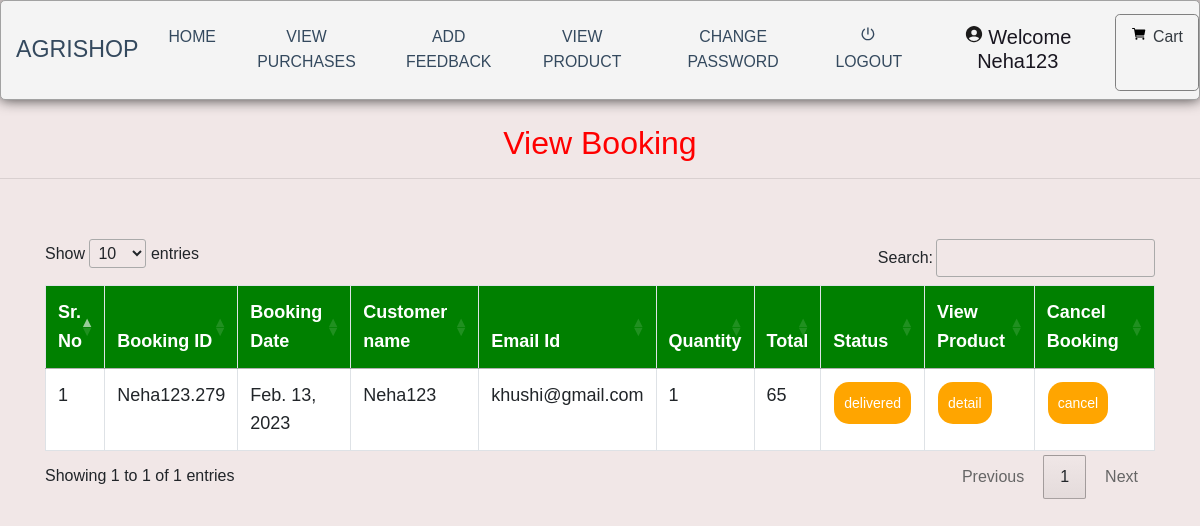
Page /admin_viewBooking (signed in) on the earlier database version.
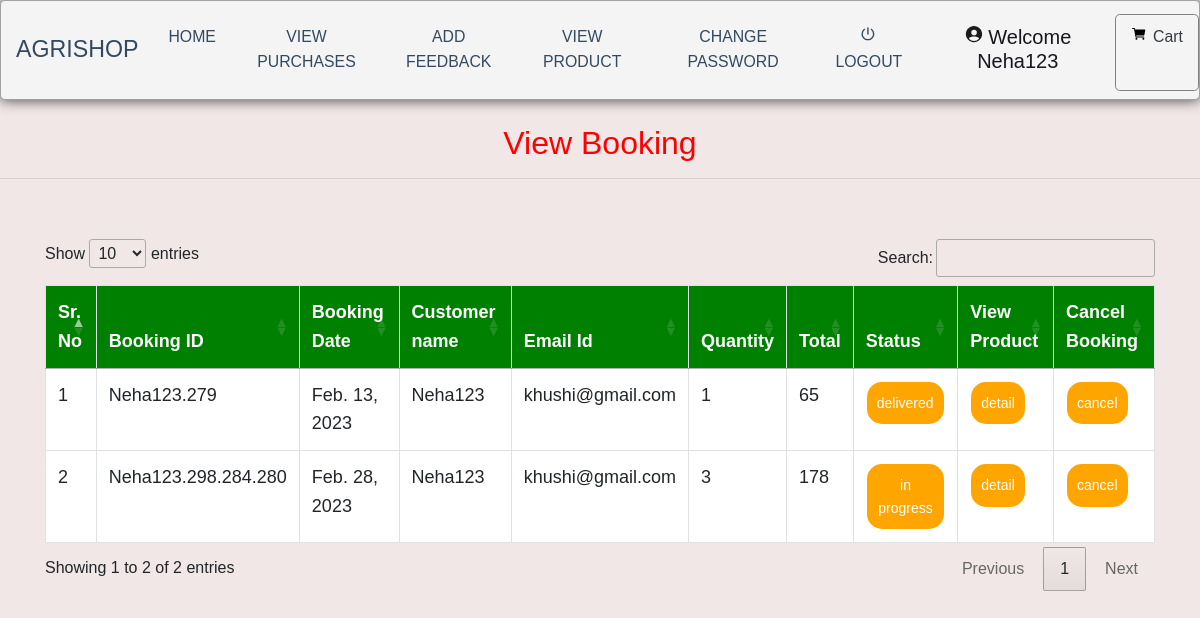
Same page on the later database version.
### grocery/models.py (models this page shows, shortened)
class Booking(models.Model):
    status = models.ForeignKey(Status, on_delete=models.CASCADE, null=True)
    profile = models.ForeignKey(Profile, on_delete=models.CASCADE, null=True)
    booking_id = models.CharField(max_length=200,null=True)
    quantity = models.CharField(max_length=100,null=True)
    book_date = models.DateField(null=True)
    total = models.IntegerField(null=True)

class Profile(models.Model):
    user = models.ForeignKey(User, on_delete=models.CASCADE, null=True)
    dob = models.DateField(null=True)
    city = models.CharField(max_length=30, null=True)
    address = models.CharField(max_length=50, null=True)
    contact = models.CharField(max_length=10, null=True)
    image = models.FileField(null=True)

class Status(models.Model):
    name = models.CharField(max_length=20, null=True)

### grocery/views.py (the view)
# urls.py: path('admin_viewBooking', Admin_View_Booking, name='admin_viewBooking'),
def Admin_View_Booking(request):
    if not request.user.is_authenticated:
        return redirect('login_admin')
    book = Booking.objects.all()
    d = {'book': book}
    return render(request, 'admin_viewBokking.html', d)

### grocery/templates/admin_viewBokking.html (shortened to what this page needs)
{% extends 'navigation.html' %}
{% block body %}
<center><h2 style="color:red;margin-top:2%">View Booking</h2></center><hr>
 <div class="container">
<table class="table table-bordered" id="myTable">
  <thead>
  <tr>
    <th>Sr. No</th>
    <th>Booking ID</th>
    <th>Booking Date</th>
    <th>Customer name</th>
    <th>Email Id</th>
      <th>Quantity</th>
      <th>Total</th>
      <th>Status</th>
    <th>View Product</th>
    <th>Cancel Booking</th>
  </tr>
  </thead>
   <tbody>
{% for i in book %}
  <tr>
      <td>{{forloop.counter}}</td>
    <td>{{i.booking_id}}</td>
    <td>{{i.book_date}}</td>
    <td>{{i.profile.user.username}}</td>
    <td>{{i.profile.user.email}}</td>
      <td>{{i.quantity}}</td>
      <td>{{i.total}}</td>
    <td><a href="{% url 'Edit_status' i.booking_id i.id %}"><button class="button button1">{{i.status.name}}</button></a></td>
      <td><a href="{% url 'admin_booking_detail' i.booking_id i.id i.profile.user.id  %}"><button class="button button1">detail</button></a></td>
      <td><a href="{% url 'delete_admin_booking' i.booking_id i.id %}" onclick="return confirm('Are you sure?')"><button class="button button1" id="#delete">cancel</button></a></td>
  </tr>
   {% endfor %}
    </tbody>
</table>
 </div>
{% endblock %}

Differences in the rows shown:
added Booking: booking_id "Neha123.298.284.280", book_date "Feb. 28, 2023", profile.user.username "Neha123", profile.user.email "khushi@gmail.com", quantity "3", total "178", status.name "in progress"
Other differences:
text written by a page script: "Show entries Search: Showing 1 to 1 of 1 entries Previous 1 Next" → "Show entries Search: Showing 1 to 2 of 2 entries Previous 1 Next"
